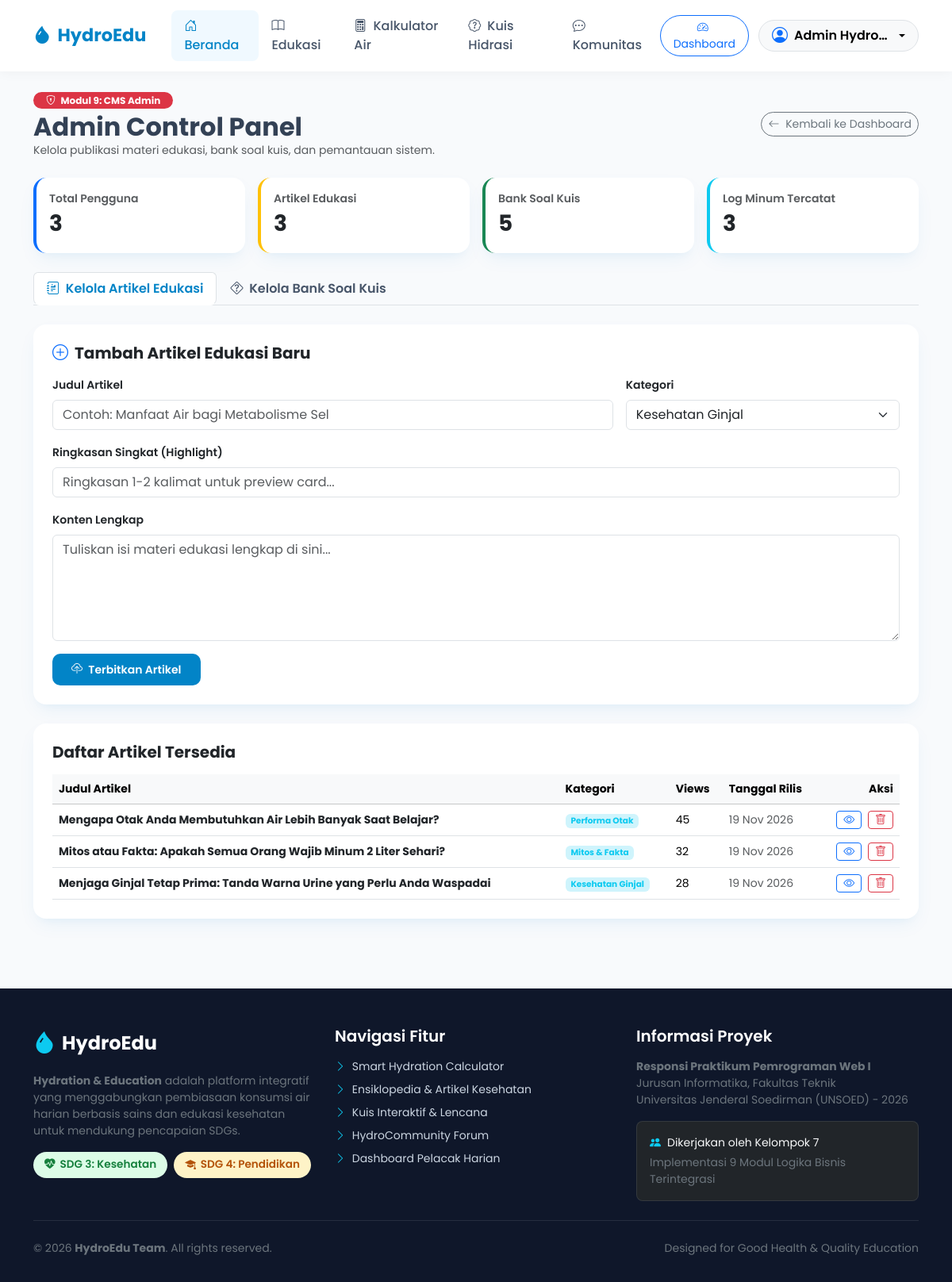
/admin/index.php (signed in), run on the app's committed database.
### tables this page shows
CREATE TABLE IF NOT EXISTS `users` (
  `id` INT AUTO_INCREMENT PRIMARY KEY,
  `nama` VARCHAR(100) NOT NULL,
  `email` VARCHAR(100) NOT NULL UNIQUE,
  `password` VARCHAR(255) NOT NULL,
  `role` ENUM('admin', 'user') DEFAULT 'user',
  `jenis_kelamin` ENUM('L', 'P') DEFAULT 'L',
  `berat_badan` FLOAT DEFAULT 60.0,
  `tingkat_aktivitas` ENUM('ringan', 'sedang', 'berat') DEFAULT 'sedang',
  `target_harian_ml` INT DEFAULT 2000,
  `foto_profil` VARCHAR(255) DEFAULT 'default-avatar.png',
  `created_at` TIMESTAMP DEFAULT CURRENT_TIMESTAMP,
  `updated_at` TIMESTAMP DEFAULT CURRENT_TIMESTAMP ON UPDATE CURRENT_TIMESTAMP
);

CREATE TABLE IF NOT EXISTS `articles` (
  `id` INT AUTO_INCREMENT PRIMARY KEY,
  `author_id` INT NOT NULL,
  `judul` VARCHAR(255) NOT NULL,
  `slug` VARCHAR(255) NOT NULL UNIQUE,
  `kategori` ENUM('Kesehatan Ginjal', 'Performa Otak', 'Tips Hidrasi', 'Mitos & Fakta') NOT NULL,
  `ringkasan` TEXT NOT NULL,
  `konten` LONGTEXT NOT NULL,
  `gambar` VARCHAR(255) DEFAULT 'default-article.jpg',
  `views` INT DEFAULT 0,
  `created_at` TIMESTAMP DEFAULT CURRENT_TIMESTAMP,
  `updated_at` TIMESTAMP DEFAULT CURRENT_TIMESTAMP ON UPDATE CURRENT_TIMESTAMP,
  FOREIGN KEY (`author_id`) REFERENCES `users`(`id`) ON DELETE CASCADE
);

### config/koneksi.php (called while the page is built, shortened)
<?php
function isLoggedIn() {
    return isset($_SESSION['user_id']);
}
function getCurrentUser($conn) {
    $user_id = (int)$_SESSION['user_id'];
    $query = mysqli_query($conn, "SELECT * FROM users WHERE id = $user_id LIMIT 1");
    return mysqli_fetch_assoc($query);
}
?>

### admin/index.php (the view, shortened to what this page needs)
<?php
require_once __DIR__ . '/../config/koneksi.php';
$stat_users = mysqli_fetch_assoc(mysqli_query($conn, "SELECT COUNT(*) AS total FROM users"))['total'];
$stat_articles = mysqli_fetch_assoc(mysqli_query($conn, "SELECT COUNT(*) AS total FROM articles"))['total'];
$stat_quiz = mysqli_fetch_assoc(mysqli_query($conn, "SELECT COUNT(*) AS total FROM quiz_questions"))['total'];
$stat_logs = mysqli_fetch_assoc(mysqli_query($conn, "SELECT COUNT(*) AS total FROM hydration_logs"))['total'];
$all_articles = mysqli_query($conn, "SELECT * FROM articles ORDER BY created_at DESC");
include_once __DIR__ . '/../includes/header.php';
?>
<div class="container py-4">
  <div class="d-flex justify-content-between align-items-center mb-4">
    <div>
      <span class="badge bg-danger text-white px-3 py-1 rounded-pill mb-1">
        <i class="bi bi-shield-lock me-1"></i> Modul 9: CMS Admin
      </span>
      <h2 class="fw-bold mb-0">Admin Control Panel</h2>
      <p class="text-muted small mb-0">Kelola publikasi materi edukasi, bank soal kuis, dan pemantauan sistem.</p>
    </div>
    <a href="<?= BASE_URL ?>dashboard.php" class="btn btn-outline-secondary btn-sm rounded-pill">
      <i class="bi bi-arrow-left me-1"></i> Kembali ke Dashboard
    </a>
  </div>
  <div class="row g-3 mb-4">
    <div class="col-6 col-md-3">
      <div class="card card-custom p-3 border-0 border-start border-primary border-4">
        <div class="text-muted small fw-semibold">Total Pengguna</div>
        <div class="fs-3 fw-bold text-dark"><?= $stat_users ?></div>
      </div>
    </div>
    <div class="col-6 col-md-3">
      <div class="card card-custom p-3 border-0 border-start border-warning border-4">
        <div class="text-muted small fw-semibold">Artikel Edukasi</div>
        <div class="fs-3 fw-bold text-dark"><?= $stat_articles ?></div>
      </div>
    </div>
    <div class="col-6 col-md-3">
      <div class="card card-custom p-3 border-0 border-start border-success border-4">
        <div class="text-muted small fw-semibold">Bank Soal Kuis</div>
        <div class="fs-3 fw-bold text-dark"><?= $stat_quiz ?></div>
      </div>
    </div>
    <div class="col-6 col-md-3">
      <div class="card card-custom p-3 border-0 border-start border-info border-4">
        <div class="text-muted small fw-semibold">Log Minum Tercatat</div>
        <div class="fs-3 fw-bold text-dark"><?= $stat_logs ?></div>
      </div>
    </div>
  </div>
  <ul class="nav nav-tabs mb-4" id="adminTab" role="tablist">
    <li class="nav-item" role="presentation">
      <button class="nav-link active fw-semibold" id="art-tab" data-bs-toggle="tab" data-bs-target="#tab-articles" type="button" role="tab">
        <i class="bi bi-journal-richtext me-1"></i> Kelola Artikel Edukasi
      </button>
    </li>
    <li class="nav-item" role="presentation">
      <button class="nav-link fw-semibold" id="quiz-tab" data-bs-toggle="tab" data-bs-target="#tab-quizzes" type="button" role="tab">
        <i class="bi bi-question-diamond me-1"></i> Kelola Bank Soal Kuis
      </button>
    </li>
  </ul>
  <div class="tab-content" id="adminTabContent">
    <div class="tab-pane fade show active" id="tab-articles" role="tabpanel">
      <div class="card card-custom p-4 border-0 mb-4">
        <h5 class="fw-bold mb-3"><i class="bi bi-plus-circle text-primary me-2"></i>Tambah Artikel Edukasi Baru</h5>
        <form method="POST" action="">
          <div class="row g-3 mb-3">
            <div class="col-md-8">
              <label class="form-label small fw-semibold">Judul Artikel</label>
              <input type="text" name="judul" class="form-control" placeholder="Contoh: Manfaat Air bagi Metabolisme Sel" required>
            </div>
            <div class="col-md-4">
              <label class="form-label small fw-semibold">Kategori</label>
              <select name="kategori" class="form-select">
                <option value="Kesehatan Ginjal">Kesehatan Ginjal</option>
              </select>
            </div>
          </div>
          <div class="mb-3">
            <label class="form-label small fw-semibold">Ringkasan Singkat (Highlight)</label>
            <input type="text" name="ringkasan" class="form-control" placeholder="Ringkasan 1-2 kalimat untuk preview card..." required>
          </div>
          <div class="mb-3">
            <label class="form-label small fw-semibold">Konten Lengkap</label>
            <textarea name="konten" class="form-control" rows="5" placeholder="Tuliskan isi materi edukasi lengkap di sini..." required></textarea>
          </div>
          <button type="submit" class="btn btn-hydro btn-sm px-4">
            <i class="bi bi-cloud-upload me-1"></i> Terbitkan Artikel
          </button>
        </form>
      </div>
      <div class="card card-custom p-4 border-0">
        <h5 class="fw-bold mb-3">Daftar Artikel Tersedia</h5>
        <div class="table-responsive">
          <table class="table table-hover align-middle small mb-0">
            <thead class="table-light">
              <tr>
                <th>Judul Artikel</th>
                <th>Kategori</th>
                <th>Views</th>
                <th>Tanggal Rilis</th>
                <th class="text-end">Aksi</th>
              </tr>
            </thead>
            <tbody>
              <?php while ($art = mysqli_fetch_assoc($all_articles)): ?>
                <tr>
                  <td class="fw-bold text-dark"><?= htmlspecialchars($art['judul']) ?></td>
                  <td><span class="badge bg-info-subtle text-info"><?= $art['kategori'] ?></span></td>
                  <td><?= $art['views'] ?></td>
                  <td class="text-muted"><?= date('d M Y', strtotime($art['created_at'])) ?></td>
                  <td class="text-end">
                    <a href="<?= BASE_URL ?>pages/edukasi.php?id=<?= $art['id'] ?>" target="_blank" class="btn btn-sm btn-outline-primary py-0 px-2 me-1">
                      <i class="bi bi-eye"></i>
                    </a>
                    <a href="<?= BASE_URL ?>admin/index.php?del_art=<?= $art['id'] ?>" onclick="return confirm('Hapus artikel ini?')" class="btn btn-sm btn-outline-danger py-0 px-2">
                      <i class="bi bi-trash"></i>
                    </a>
                  </td>
                </tr>
              <?php endwhile; ?>
            </tbody>
          </table>
        </div>
      </div>
    </div>
  </div>
</div>
<?php include_once __DIR__ . '/../includes/footer.php'; ?>

### includes/navbar.php (shortened to what this page needs)
<?php
$current_page = basename($_SERVER['PHP_SELF']);
$logged_in = isLoggedIn();
$user = $logged_in ? getCurrentUser($conn) : null;
?>
<nav class="navbar navbar-expand-lg navbar-hydro sticky-top">
  <div class="container">
    <a class="navbar-brand navbar-brand-hydro" href="<?= BASE_URL ?>">
      <i class="bi bi-droplet-fill"></i>
      <span>HydroEdu</span>
    </a>
    <div class="collapse navbar-collapse" id="hydroNavbar">
      <ul class="navbar-nav me-auto mb-2 mb-lg-0 ms-lg-3">
        <li class="nav-item">
          <a class="nav-link <?= $current_page == 'index.php' ? 'active' : '' ?>" href="<?= BASE_URL ?>">
            <i class="bi bi-house-door me-1"></i> Beranda
          </a>
        </li>
        <li class="nav-item">
          <a class="nav-link <?= $current_page == 'edukasi.php' ? 'active' : '' ?>" href="<?= BASE_URL ?>pages/edukasi.php">
            <i class="bi bi-book me-1"></i> Edukasi
          </a>
        </li>
        <li class="nav-item">
          <a class="nav-link <?= $current_page == 'calculator.php' ? 'active' : '' ?>" href="<?= BASE_URL ?>pages/calculator.php">
            <i class="bi bi-calculator me-1"></i> Kalkulator Air
          </a>
        </li>
        <li class="nav-item">
          <a class="nav-link <?= $current_page == 'kuis.php' ? 'active' : '' ?>" href="<?= BASE_URL ?>pages/kuis.php">
            <i class="bi bi-patch-question me-1"></i> Kuis Hidrasi
          </a>
        </li>
        <li class="nav-item">
          <a class="nav-link <?= $current_page == 'forum.php' ? 'active' : '' ?>" href="<?= BASE_URL ?>pages/forum.php">
            <i class="bi bi-chat-dots me-1"></i> Komunitas
          </a>
        </li>
      </ul>
      <div class="d-flex align-items-center gap-2">
        <?php if ($logged_in && $user): ?>
          <a href="<?= BASE_URL ?>dashboard.php" class="btn btn-outline-primary btn-sm rounded-pill px-3 me-1">
            <i class="bi bi-speedometer2 me-1"></i> Dashboard
          </a>
          <div class="dropdown">
            <button class="btn btn-light rounded-pill dropdown-toggle d-flex align-items-center gap-2 border px-3 py-1" type="button" data-bs-toggle="dropdown" aria-expanded="false">
              <i class="bi bi-person-circle fs-5 text-primary"></i>
              <span class="fw-semibold text-truncate" style="max-width: 120px;"><?= htmlspecialchars($user['nama']) ?></span>
            </button>
          </div>
        <?php endif; ?>
      </div>
    </div>
  </div>
</nav>

### assets/css/style.css (style rules this page uses)
:root { --primary-color: #0284c7; --primary-hover: #0369a1; --secondary-color: #06b6d4; --success-color: #10b981; --accent-color: #f59e0b; --dark-color: #0f172a; --light-bg: #f8fafc; --card-shadow: 0 10px 25px -5px rgba(2, 132, 199, 0.08), 0 8px 10px -6px rgba(2, 132, 199, 0.04); }
body { font-family: 'Poppins', sans-serif; background-color: var(--light-bg); color: #334155; min-height: 100vh; display: flex; flex-direction: column; }
.navbar-hydro { background: #ffffff; box-shadow: 0 2px 15px rgba(0, 0, 0, 0.04); padding: 0.8rem 1rem; }
.navbar-brand-hydro { font-weight: 700; font-size: 1.4rem; color: var(--primary-color) !important; display: flex; align-items: center; gap: 8px; }
.nav-link { font-weight: 500; color: #475569 !important; transition: all 0.2s ease; padding: 0.5rem 1rem !important; border-radius: 8px; }
.nav-link:hover, .nav-link.active { color: var(--primary-color) !important; background-color: #f0f9ff; }
.card-custom { background: #ffffff; border: 1px solid #e2e8f0; border-radius: 16px; box-shadow: var(--card-shadow); transition: transform 0.2s ease, box-shadow 0.2s ease; }
.btn-hydro { background-color: var(--primary-color); color: #ffffff; font-weight: 600; border-radius: 10px; padding: 0.6rem 1.4rem; border: none; transition: all 0.2s ease; }

### data on the page
users: nama "Admin Hydro…"
articles: judul "Mengapa Otak Anda Membutuhkan Air Lebih Banyak Saat Belajar?", kategori "Performa Otak", views "45", created_at "19 Nov 2026"
articles: judul "Mitos atau Fakta: Apakah Semua Orang Wajib Minum 2 Liter Sehari?", kategori "Mitos & Fakta", views "32", created_at "19 Nov 2026"
articles: judul "Menjaga Ginjal Tetap Prima: Tanda Warna Urine yang Perlu Anda Waspadai", kategori "Kesehatan Ginjal", views "28", created_at "19 Nov 2026"

### other printed values
$stat_users "3"
$stat_articles "3"
$stat_quiz "5"
$stat_logs "3"
